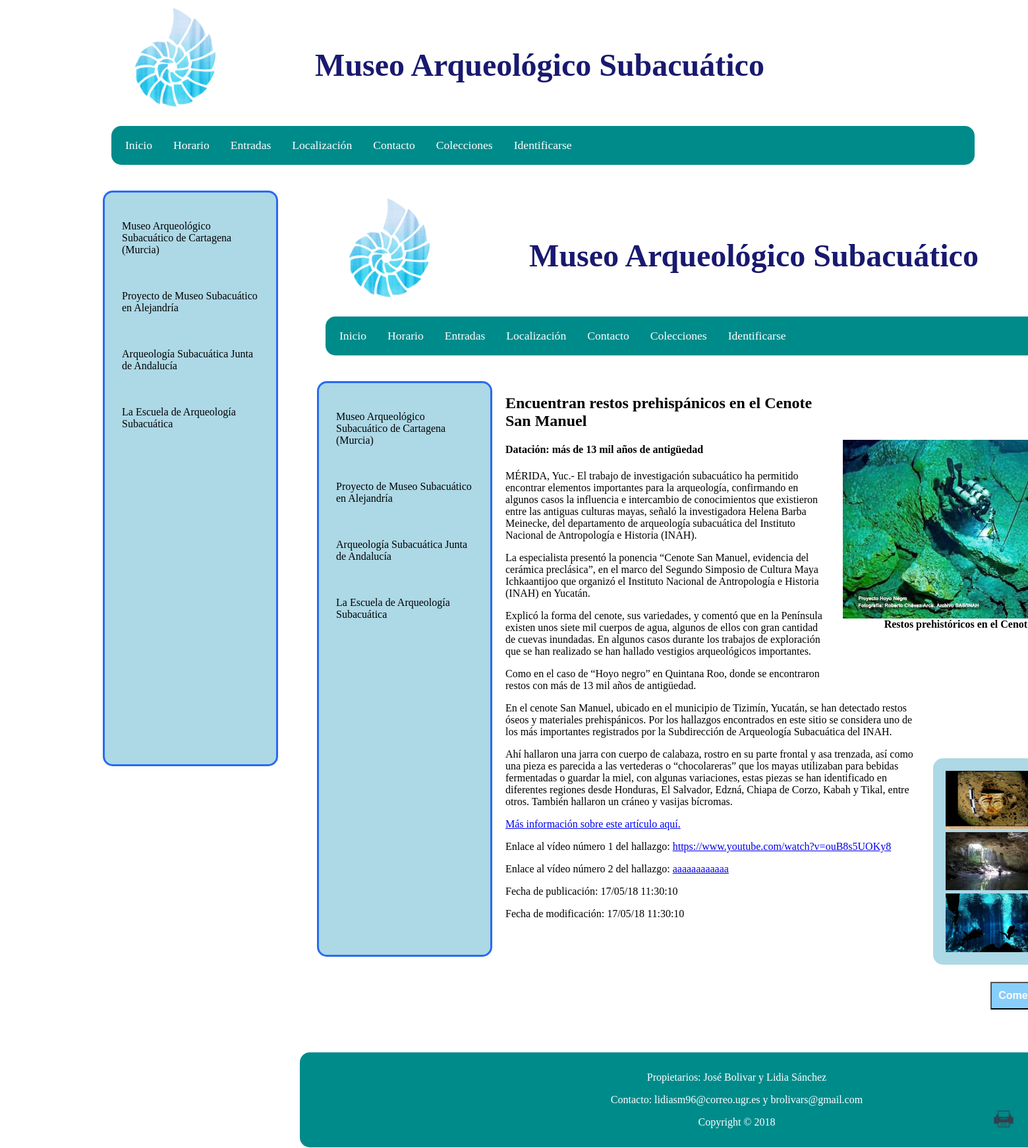
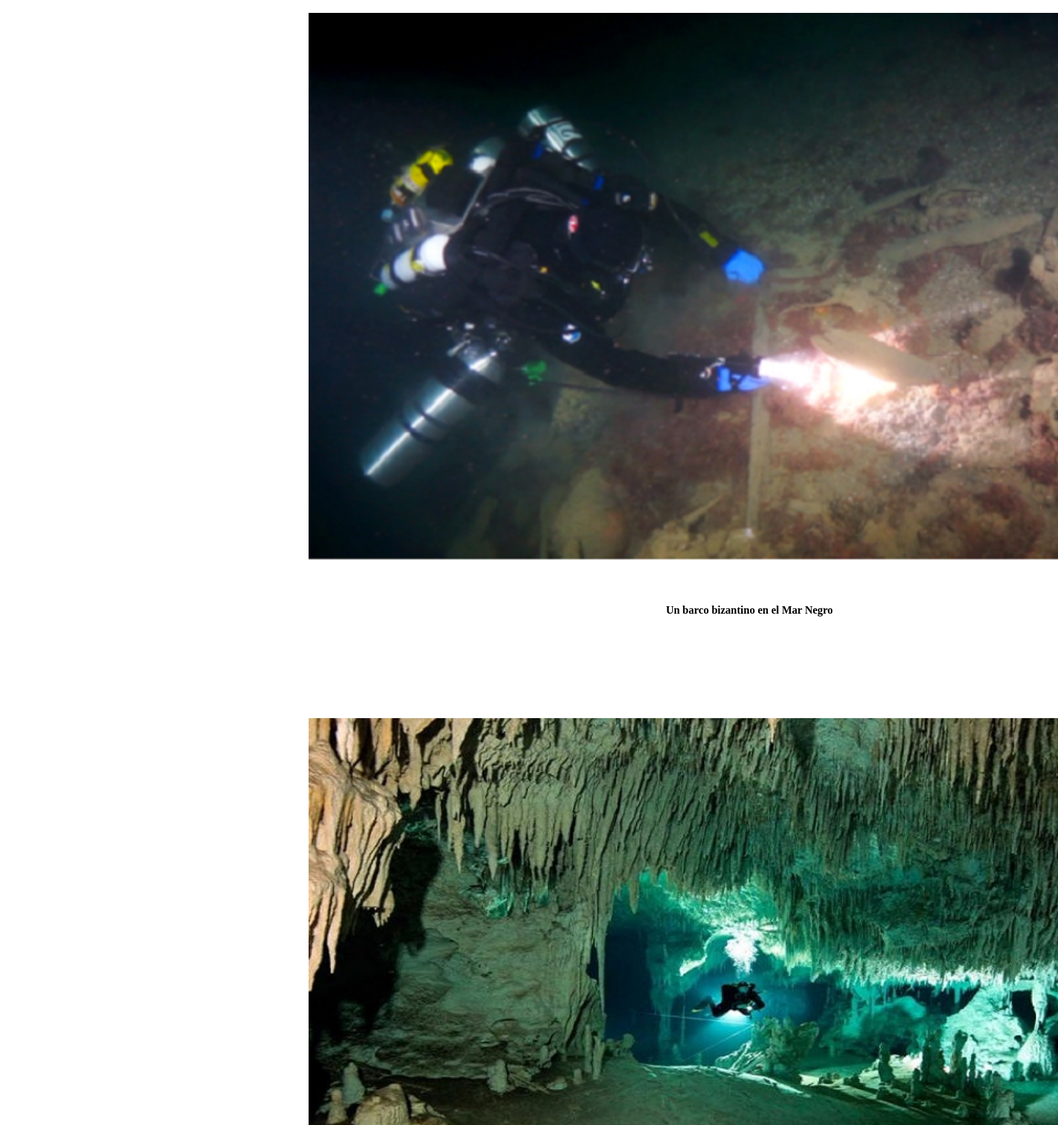
The app's page /PHP/vistas/plantillaPortada.php?obra=1 (upper part) with its own data (2 pictures, top to bottom).
### tables this page shows
CREATE TABLE `obras` (
  `ID` int(3) NOT NULL,
  `miniatura` text NOT NULL,
  `descripcion` text NOT NULL,
  `Titulo` text NOT NULL,
  `Imagen` text NOT NULL,
  `Fecha_Publicacion` timestamp NULL DEFAULT NULL ON UPDATE CURRENT_TIMESTAMP,
  `Fecha_Modificacion` timestamp NOT NULL DEFAULT '0000-00-00 00:00:00'
);

### PHP/bd/ConexionBD.php (called while the page is built, shortened)
<?php
    class ConexionBD {
        public static function abrirConexion() {
    	    $conexion = new mysqli('localhost', 'sibw1718', 'sibw1718') or exit('No se pudo conectar con el servidor');
    	    mysqli_select_db($conexion,'p4_sibw_bd') or die ( "No se ha podido conectar a la base de datos" );
        	mysqli_set_charset($conexion, 'utf8');
        	return $conexion;
        }
    }
?>

### PHP/modelos/modelo_Obras.php (called while the page is built, shortened)
<?php
class ModeloObras{
	public $conexionBD;
    public function __construct() {
	    $this->conexionBD = ConexionBD::abrirConexion();
    }
    public function getNombre ($id_obra) {
        $seleccion = "SELECT Titulo FROM obras WHERE ID = $id_obra";
        $resultado = mysqli_query ($this->conexionBD, $seleccion);
        $nombre = array();
        while ( $fila = mysqli_fetch_array ($resultado) ) {
            $nombre = $fila[0];
        }
        return $nombre;
    }
    public function getImagen ($id_obra) {
        $seleccion = "SELECT Imagen FROM obras WHERE ID = $id_obra";
        $resultado = mysqli_query ($this->conexionBD, $seleccion);
        while ( $fila = mysqli_fetch_array ($resultado) ) {
            $imagen = $fila[0];
        }
        return $imagen;
    }
    public function getDescripcion ($id_obra) {
        $seleccion = "SELECT descripcion FROM obras WHERE ID = $id_obra";
        $resultado = mysqli_query ($this->conexionBD, $seleccion);
        while ( $fila = mysqli_fetch_array ($resultado) ) {
            $descripcion = $fila[0];
        }
        return $descripcion;
    }
    public function getGaleria ($id_obra) {
        $seleccion = "SELECT ruta_imagen FROM galerias WHERE obra_asociada=$id_obra";
        $resultado = mysqli_query ($this->conexionBD, $seleccion);
        $galeria = array();
        while ( $fila = mysqli_fetch_array ($resultado, MYSQLI_ASSOC) ) {
            $galeria[] = $fila['ruta_imagen'];
        }
        return $galeria;
    }
    public function getVideos($id_obra) {
        $seleccion = "SELECT url_video FROM videos WHERE obra_asociada=$id_obra";
        $resultado = mysqli_query ($this->conexionBD, $seleccion);
        $videos = array();
        while ( $fila = mysqli_fetch_array ($resultado, MYSQLI_ASSOC) ) {
            $videos[] = $fila['url_video'];
        }
        return $videos;
    }
    public function getFechaPublicacion($id_obra) {
        $seleccion = "SELECT Fecha_Publicacion FROM obras WHERE ID = $id_obra";
        $resultado = mysqli_query ($this->conexionBD, $seleccion);
        while ( $fila = mysqli_fetch_array ($resultado) ) {
            $fecha_publ = $fila[0];
        }
        return $fecha_publ;
    }
    public function getFechaModificacion($id_obra) {
        $seleccion = "SELECT Fecha_Modificacion FROM obras WHERE ID = $id_obra";
        $resultado = mysqli_query ($this->conexionBD, $seleccion);
        while ( $fila = mysqli_fetch_array ($resultado) ) {
            $fecha_mod = $fila[0];
        }
        return $fecha_mod;
    }
    public function getTodasObras () {
        $seleccion = 'SELECT * FROM obras';
        $resultado = mysqli_query ($this->conexionBD, $seleccion);
        $nombreObras = array();
        while ( $fila = mysqli_fetch_array ($resultado, MYSQLI_ASSOC) ) {
            $nombreObras[]  = $fila;
        }
        return $nombreObras;
    }
}
?>

### PHP/vistas/listaObras.php (the view)
<div class="bloque_obras">
	<?php
		require("controladores/controlador_Obras.php");
		if (isset($listaObras)) {
			for ($i = 0; $i < count($listaObras); $i++) {
				echo	"<div class='obras'> ";
				echo	"<a href='?obra=".$listaObras[$i]['ID']."'>" ;
				echo 	"<img src='../Imagenes/" .$listaObras[$i]['Imagen']. "'>";
				echo	"<div class='pie_foto'>" .$listaObras[$i]['Titulo']. "</div>";
				echo	"</a>";
				echo	"</div>";
			}
		}
		else
			echo "NO EXISTE LA VARIABLE $miniatura";
	?>
</div>

### PHP/vistas/obra.php
<div class = "Contenido">
	<div class="dos_columnas">
		<?php
			if(isset($_GET["obra"])){
				echo "<div class='img_obra'>";
				echo "<img src='../Imagenes/" .$imagen_obra. "'>";
				echo "<div class='pie_foto'>" .$nombre_obra. "</div>";
				echo "</div>";
				echo "<div class ='Descripcion'>";
				echo "<p> $descripcion </p>";
				echo "</div>";
				if (count($galeria_obra) > 0) { ?>
					<div class="galeria">
				        <?php
				          for ($i=0; $i < count($galeria_obra); $i++) {
				            ?>
				            <div class = "obras_galeria">
				            	<?php echo '<img src="../Imagenes/' .$galeria_obra[$i]. '"/>';?>
				            </div>
			          	<?php } ?>
					</div>
				<?php }
				for ($j=0; $j < count($videos_obra); $j++) {
					$n_video = $j+1;
					echo "<p>Enlace al vídeo número $n_video del hallazgo: <a href='$videos_obra[$j]' target='_blank'>$videos_obra[$j]</a></p>";
				}
       			$fechaPubl_formateada = date('d/m/y H:i:s', strtotime($fecha_publicacion));
				echo "<p>Fecha de publicación: ".$fechaPubl_formateada."</p>";
				$fechaModif_formateada = date('d/m/y H:i:s', strtotime($fecha_modificacion));
				echo "<p>Fecha de modificación: ".$fechaModif_formateada."</p>";
			}
		?>
	</div>
</div>

### CSS/estilo-obras-portada.css (style rules this page uses)
body { font-size: 100%; padding: 0; margin: 0; }
img { width: 100%; height: auto; }
.bloque_obras { display: grid; grid-template-columns: auto auto auto; grid-column-gap: 20px; grid-row-gap: 20px; float: right; width: 70%; margin-right: 5%; margin-bottom: 2%; }
.obras img { width: 100%; height: auto; float: left; margin-bottom: 5%; }
.obras a { text-decoration: none; }
.pie_foto { text-align: center; color: black; font-weight: bold; font-size: 100%; margin-bottom: 10%; width: 100%; }
.Contenido, .video { float: right; width: 48%; margin-right: 28%; margin-bottom: 2%; }
.img_obra { float: right; width: 70%; margin-top: 50px; margin-right: -55%; padding: 3%; }
.galeria { display: grid; grid-template-columns: auto auto auto; grid-column-gap: 5px; grid-row-gap: 5px; width: 70%; border-radius: 15px; background-color: lightblue; padding: 15px; float: right; width: 70%; margin-top: -20%; margin-right: -80%; padding: 3%; }
.obras_galeria { width: 100%; height: auto; float: right; }

### CSS/estilo-print.css (style rules this page uses)
body { font-size: 100%; margin-left: 50px; }
img { width: 100%; height: 20%; position: absolute; margin-top: -40%; }
.pie_foto { text-align: center; color: black; font-weight: bold; font-size: 100%; margin-bottom: 10%; margin-top: -10%; width: 100%; position: absolute; }
.Contenido { float: right; width: 100%; margin-right: 5%; margin-bottom: 2%; font: serif; }
.img_obra { float: left; background-color: white; width: 100%; margin-top: 5%; }
.dos_columnas { column-count: 2; margin-top: 40%; }
.galera, .obras_galeria { display: none; }

### records on screen
obras: Imagen (picture), Titulo "Restos prehistóricos en el…", descripcion "Encuentran restos prehispánicos en el Cenote San Manuel Datación: más de 13 mil años de antigüedad MÉRIDA, Yuc.- El trabajo de investigación subacuático ha permitido encontrar elementos importantes para la arqueología, confirmando en algunos casos la influencia e intercambio de conocimientos que existieron entre las antiguas culturas mayas, señaló la investigadora Helena Barba Meinecke, del departamento de arqueología subacuática del Instituto Nacional de Antropología e Historia (INAH). La especialista presentó la ponencia “Cenote San Manuel, evidencia del cerámica preclásica”, en el marco del Segundo Simposio de Cultura Maya Ichkaantijoo que organizó el Instituto Nacional de Antropología e…", Fecha_Publicacion "17/05/18 11:30:10", Fecha_Modificacion "17/05/18 11:30:10"
obras: Imagen (picture), Titulo "Un barco bizantino en el Mar Negro"
obras: Imagen (picture)

### other values on screen
$nombresMenus[$i] "Inicio"
$nombresMenus[$i] "Horario"
$nombresMenus[$i] "Entradas"
$nombresMenus[$i] "Localización"
$nombresMenus[$i] "Contacto"
$nombresMenus[$i] "Colecciones"
$nombresMenus[$i] "Identificarse"
$n_video "1"
$videos_obra[$j] "https://www.youtube.com/watch?v=ouB8s5UOKy8"
$n_video "2"
$videos_obra[$j] "aaaaaaaaaaaa"
